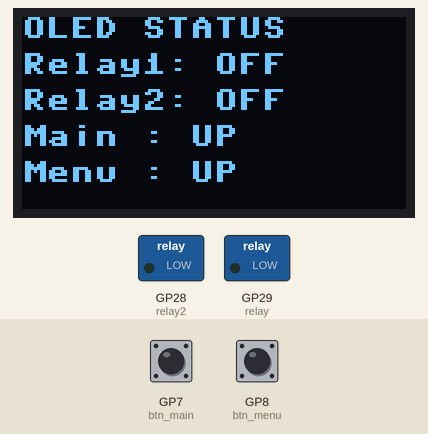
A program run on a simulated Raspberry Pi Pico running MicroPython. On the bench: 128×64 one-colour display, switched loads named in the program (green lamp = pin HIGH). The test bench sets the inputs (shaded band); at power-on: GP7 (btn_main) HIGH, GP8 (btn_menu) HIGH. Library files of the repository ran but are not shown: ssd1306.py; what the program prints to the serial console is not drawn.

Above: at 1.3 s.
1.4 s: GP7 (btn_main) pulled LOW for 0.15 s
At 2.6 s:
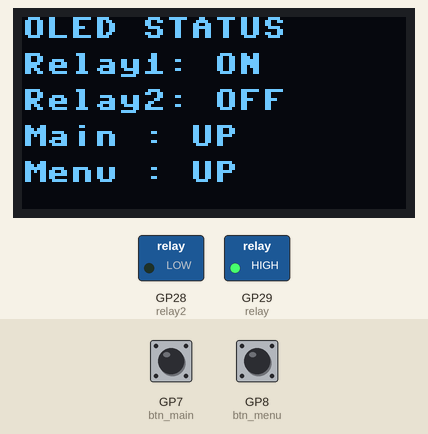
3.3 s: GP8 (btn_menu) pulled LOW for 0.15 s
At 4.5 s:
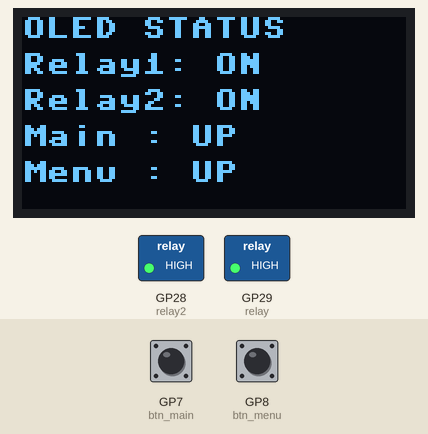
5.0 s: GP8 (btn_menu) pulled LOW for 1 s
At 5.5 s:
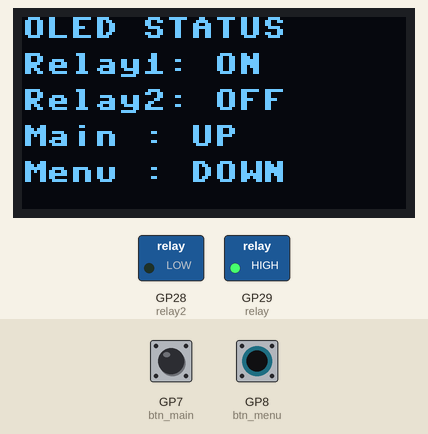
7.6 s: GP7 (btn_main) pulled LOW for 1 s
At 8.0 s:
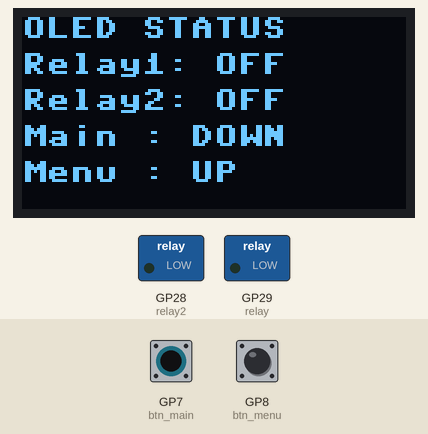
10.1 s: GP8 (btn_menu) pulled LOW for 0.15 s
At 11.0 s:
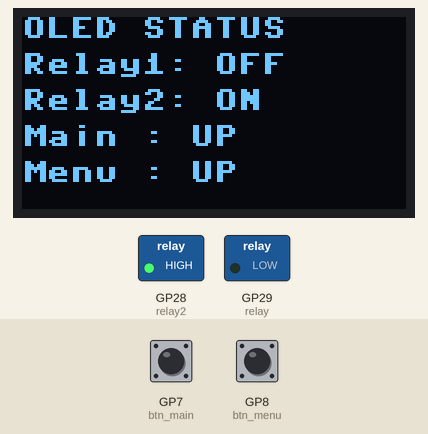
11.9 s: GP7 (btn_main) pulled LOW for 0.15 s
At 12.11 s:
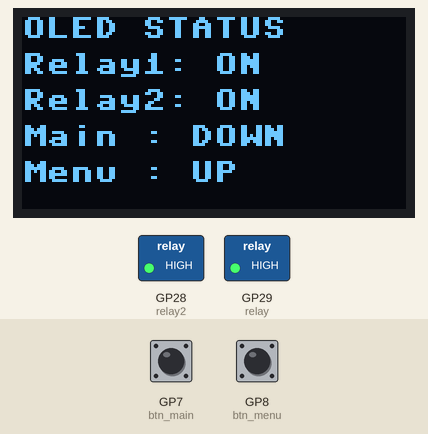
Timing chart, 0 to 14.7 s (numbered marks = the images above; inputs shaded):
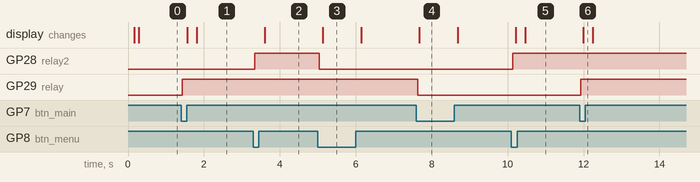

Measured:
- after the input at 1.4 s, GP29 (relay): LOW → HIGH at once; the display: first changes after 0.16 s (image 1 shows a later state)
- after the input at 3.3 s, GP28 (relay2): LOW → HIGH at once; the display: changes after 0.30 s (image 2)
- after the input at 5.0 s, GP28 (relay2): HIGH → LOW at once; the display: changes after 0.12 s (image 3)
- after the input at 7.6 s, GP29 (relay): HIGH → LOW at once; the display: changes after 0.07 s (image 4)
- after the input at 10.1 s, GP28 (relay2): LOW → HIGH at once; the display: first changes after 0.11 s (image 5 shows a later state)
- after the input at 11.9 s, GP29 (relay): LOW → HIGH at once; the display: changes after 0.09 s (image 6)

The program:

test.py
```python
from machine import Pin, UART, I2C
import time
from ssd1306 import SSD1306

# ---------- Pins ----------
PIN_RELAY     = 29
PIN_RELAY2    = 28
PIN_BTN_MAIN  = 7
PIN_BTN_MENU  = 8
MIDI_IN_PIN   = 5
MIDI_OUT_PIN  = 4

DEBOUNCE_MS = 30

# ---------- OLED (SSD1306/SSD1315) ----------
OLED_SDA = 0
OLED_SCL = 1
OLED_WIDTH = 128
OLED_HEIGHT = 64
OLED_ADDR = 0x3C
OLED_UPDATE_MS = 250

oled = None
last_oled_update = time.ticks_ms()

def oled_init():
    """OLED initialisieren und kurzen Test anzeigen."""
    i2c = I2C(0, sda=Pin(OLED_SDA), scl=Pin(OLED_SCL), freq=400000)
    display = SSD1306(OLED_WIDTH, OLED_HEIGHT, i2c, addr=OLED_ADDR)
    display.fill(0)
    display.text("OLED TEST", 0, 0, 1)
    display.text("SSD1306 OK", 0, 12, 1)
    display.rect(0, 28, 127, 35, 1)
    display.text("AMP TEST", 20, 40, 1)
    display.show()
    return display

def oled_update(display, relay_on, relay2_on, main_pressed, menu_pressed):
    """Kurzer Status-Screen, um OLED im Lauf zu testen."""
    display.fill(0)
    display.text("OLED STATUS", 0, 0, 1)
    display.text("Relay1: %s" % ("ON" if relay_on else "OFF"), 0, 12, 1)
    display.text("Relay2: %s" % ("ON" if relay2_on else "OFF"), 0, 24, 1)
    display.text("Main : %s" % ("DOWN" if main_pressed else "UP"), 0, 36, 1)
    display.text("Menu : %s" % ("DOWN" if menu_pressed else "UP"), 0, 48, 1)
    display.show()

# ---------- Relais & Taster ----------
relay = Pin(PIN_RELAY, Pin.OUT, value=0)
relay2 = Pin(PIN_RELAY2, Pin.OUT, value=0)

# Relais-Zustände in Variablen halten
relay_state = 0
relay.value(relay_state)

relay2_state = 0
relay2.value(relay2_state)

btn_main = Pin(PIN_BTN_MAIN, Pin.IN, Pin.PULL_UP)
btn_menu = Pin(PIN_BTN_MENU, Pin.IN, Pin.PULL_UP)

last_main_change  = time.ticks_ms()
last_menu_change  = time.ticks_ms()
prev_main = btn_main.value()
prev_menu = btn_menu.value()
main_pressed = False
menu_pressed = False

# ---------- MIDI UART ----------
uart = UART(
    1,
    baudrate=31250,
    bits=8,
    parity=None,
    stop=1,
    tx=Pin(MIDI_OUT_PIN),
    rx=Pin(MIDI_IN_PIN),
    invert=UART.INV_TX,   # <<< TX wird invertiert
)

# ---------- MIDI-Parser ----------

class MidiParser:
    def __init__(self):
        self.running_status = None
        self.data_bytes_needed = 0
        self.data_buffer = []

    def _msg_type_and_len(self, status):
        st = status & 0xF0
        if st == 0x80: return "Note OFF", 2
        if st == 0x90: return "Note ON", 2
        if st == 0xA0: return "Poly Aftertouch", 2
        if st == 0xB0: return "Control Change", 2
        if st == 0xC0: return "Program Change", 1
        if st == 0xD0: return "Channel Aftertouch", 1
        if st == 0xE0: return "Pitch Bend", 2
        return None, 0

    def feed(self, byte):
        """Ein einzelnes MIDI-Byte verarbeiten."""
        # Realtime-Messages: immer durchlassen, Running Status bleibt gültig
        if 0xF8 <= byte <= 0xFF:
            return

        # Status-Byte
        if byte & 0x80:
            if byte >= 0xF0:
                # System Common / SysEx – hier nur verwerfen
                self.running_status = None
                self.data_bytes_needed = 0
                self.data_buffer = []
                return

            self.running_status = byte
            self.data_buffer = []
            _, n = self._msg_type_and_len(byte)
            self.data_bytes_needed = n
            return

        # Daten-Byte
        if self.running_status is None or self.data_bytes_needed == 0:
            # Daten-Byte ohne Kontext – ignorieren
            return

        self.data_buffer.append(byte)
        if len(self.data_buffer) >= self.data_bytes_needed:
            self._emit_message()
            self.data_buffer = []

    def _emit_message(self):
        msg_name, _ = self._msg_type_and_len(self.running_status)
        if msg_name is None:
            return
        ch = (self.running_status & 0x0F) + 1
        data_str = " ".join("0x%02X" % d for d in self.data_buffer)
        print("MIDI MSG: %s, Ch %d, Data: %s" % (msg_name, ch, data_str))


parser = MidiParser()

# ---------- OLED Start ----------
try:
    oled = oled_init()
except Exception as e:
    print("OLED init fehlgeschlagen:", e)
    oled = None

# ---------- Hilfsfunktionen Relais ----------

def set_relay(state):
    """Relais1-Zustand setzen (0/1) und global speichern."""
    global relay_state
    relay_state = 1 if state else 0
    relay.value(relay_state)
    print("Relais1", "EIN" if relay_state else "AUS")

def set_relay2(state):
    """Relais2-Zustand setzen (0/1) und global speichern."""
    global relay2_state
    relay2_state = 1 if state else 0
    relay2.value(relay2_state)
    print("Relais2", "EIN" if relay2_state else "AUS")

# ---------- Main Loop ----------
print("System bereit. Warte auf MIDI...")

while True:
    now = time.ticks_ms()

    # ------- MainMomentary (btn_main): Toggle Relais1 -------

    val_main = btn_main.value()
    if val_main != prev_main:
        # Zustand hat gewechselt, Zeit merken
        last_main_change = now
        prev_main = val_main
    else:
        # Zustand stabil -> nach Debounce-Zeit auswerten
        if time.ticks_diff(now, last_main_change) > DEBOUNCE_MS:
            if val_main == 0 and not main_pressed:
                # Taster ist stabil gedrückt -> Toggle
                main_pressed = True
                set_relay(0 if relay_state else 1)

            elif val_main == 1 and main_pressed:
                # Taster losgelassen -> bereit für nächsten Toggle
                main_pressed = False

    # ------- MenuMomentary (btn_menu): Toggle Relais2 -------

    val_menu = btn_menu.value()
    if val_menu != prev_menu:
        last_menu_change = now
        prev_menu = val_menu
    else:
        if time.ticks_diff(now, last_menu_change) > DEBOUNCE_MS:
            if val_menu == 0 and not menu_pressed:
                # Taster stabil gedrückt -> Relais2 toggeln
                menu_pressed = True
                set_relay2(0 if relay2_state else 1)
            elif val_menu == 1 and menu_pressed:
                # Taster losgelassen -> bereit für nächsten Toggle
                menu_pressed = False

    # ------- MIDI einlesen & Thru -------

    n = uart.any()
    if n:
        data = uart.read(n)

        for byte in data:
            parser.feed(byte)
        uart.write(data)

    # ------- OLED Update -------
    if oled is not None and time.ticks_diff(now, last_oled_update) > OLED_UPDATE_MS:
        last_oled_update = now
        oled_update(oled, relay_state, relay2_state, main_pressed, menu_pressed)

    time.sleep_us(100)
```
